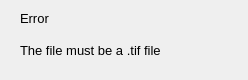
<?xml version="1.0" encoding="UTF-8"?>
<ui version="4.0">
 <class>Dialog</class>
 <widget class="QDialog" name="Dialog">
  <property name="geometry">
   <rect>
    <x>0</x>
    <y>0</y>
    <width>248</width>
    <height>80</height>
   </rect>
  </property>
  <property name="windowTitle">
   <string>Dialog</string>
  </property>
  <widget class="QLabel" name="label">
   <property name="geometry">
    <rect>
     <x>20</x>
     <y>30</y>
     <width>331</width>
     <height>41</height>
    </rect>
   </property>
   <property name="font">
    <font>
     <pointsize>10</pointsize>
    </font>
   </property>
   <property name="text">
    <string>The file must be a .tif file</string>
   </property>
  </widget>
  <widget class="QLabel" name="label_2">
   <property name="geometry">
    <rect>
     <x>20</x>
     <y>10</y>
     <width>55</width>
     <height>16</height>
    </rect>
   </property>
   <property name="font">
    <font>
     <pointsize>10</pointsize>
    </font>
   </property>
   <property name="text">
    <string>Error</string>
   </property>
  </widget>
 </widget>
 <resources/>
 <connections/>
</ui>
